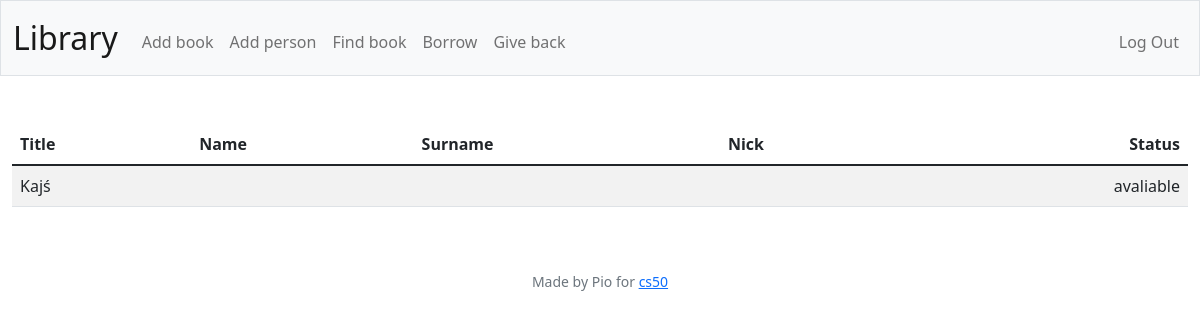
Page / (signed in) on the earlier database version.
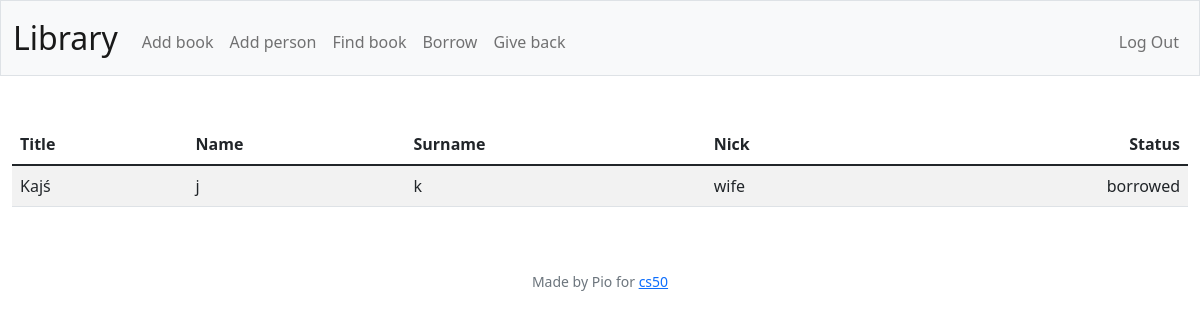
Same page on the later database version.
### tables this page shows
CREATE TABLE 'book' ('book_id' INTEGER PRIMARY KEY AUTOINCREMENT NOT NULL, title TEXT NOT NULL, time TEXT, status TEXT, 'ownersID' INTEGER, 'readerID' INTEGER);

CREATE TABLE 'person' ('person_id' INTEGER PRIMARY KEY AUTOINCREMENT NOT NULL, name TEXT NOT NULL, surname TEXT NOT NULL, nick TEXT NOT NULL);

### app.py (the view)
@app.route("/", methods=["GET", "POST"])
@login_required
def index():
    books = db.execute("SELECT * FROM book WHERE ownersID = ?", session["user_id"])
    for book in books:
        if book["readerID"] != None:
            guy = db.execute("SELECT * FROM person WHERE person_id = ?", book['readerID'])
            book.update(guy[0])
    print(books)
    return render_template("index.html", books=books)

### app.py (called while the page is built)
@app.after_request
def after_request(response):
    response.headers["Cache-Control"] = "no-cache, no-store, must-revalidate"
    response.headers["Expires"] = 0
    response.headers["Pragma"] = "no-cache"
    return response

### helpers.py (called while the page is built)
def login_required(f):
    @wraps(f)
    def decorated_function(*args, **kwargs):
        if session.get("user_id") is None:
            return redirect("/login")
        return f(*args, **kwargs)
    return decorated_function

### templates/index.html (shortened to what this page needs)
{% extends "layout.html" %}
{% block main %}
    <table class="table table-striped">
        <thead>
            <tr>
                <th class="text-start">Title</th>
                <th class="text-start">Name</th>
                <th class="text-start">Surname</th>
                <th class="text-start">Nick</th>
                <th class="text-end">Status</th>
            </tr>
        </thead>
       <tbody>
            {% for book in books %}
                <tr>
                    <td class="text-start">{{ book.title }}</td>
                    <td class="text-start">{{ book.name }}</td>
                    <td class="text-start">{{ book.surname }}</td>
                    <td class="text-start">{{ book.nick }}</td>
                    <td class="text-end">{{ book.status }}</td>
                </tr>
            {% endfor %}
        </tbody>
    </table>
{% endblock %}

### templates/layout.html (shortened to what this page needs)
<!DOCTYPE html>
<html lang="en">
    <head>
        <link href="https://cdn.jsdelivr.net/npm/bootstrap@5.1.3/dist/css/bootstrap.min.css" rel="stylesheet">
        <link href="/static/styles.css" rel="stylesheet">
    </head>
    <body>
        <nav class="bg-light border navbar navbar-expand-md navbar-light">
            <div class="container-fluid">
                <a class="navbar-brand" href="/"><span class="orange">Library</span></a>
                <div class="collapse navbar-collapse" id="navbar">
                    {% if session["user_id"] %}
                        <ul class="navbar-nav me-auto mt-2">
                            <li class="nav-item"><a class="nav-link" href="/addbook">Add book</a></li>
                            <li class="nav-item"><a class="nav-link" href="/addperson">Add person</a></li>
                            <li class="nav-item"><a class="nav-link" href="/find">Find book</a></li>
                            <li class="nav-item"><a class="nav-link" href="/borrow">Borrow</a></li>
                            <li class="nav-item"><a class="nav-link" href="/back">Give back</a></li>
                        </ul>
                        <ul class="navbar-nav ms-auto mt-2">
                            <li class="nav-item"><a class="nav-link" href="/logout">Log Out</a></li>
                        </ul>
                    {% else %}
                        <ul class="navbar-nav ms-auto mt-2">
                            <li class="nav-item"><a class="nav-link" href="/register">Register</a></li>
                            <li class="nav-item"><a class="nav-link" href="/login">Log In</a></li>
                        </ul>
                    {% endif %}
                </div>
            </div>
        </nav>
        <main class="container-fluid py-5 text-center">
            {% block main %}{% endblock %}
        </main>
        <footer class="mb-5 small text-center text-muted">
            Made by Pio for <a href="https://cs50.harvard.edu/x">cs50</a>
        </footer>
    </body>
</html>

### static/styles.css (style rules this page uses)
nav .navbar-brand { font-size: xx-large; }

Differences in the rows shown:
changed book "Kajś": name (not shown) → "j"; surname (not shown) → "k"; nick (not shown) → "wife"; status "avaliable" → "borrowed"
